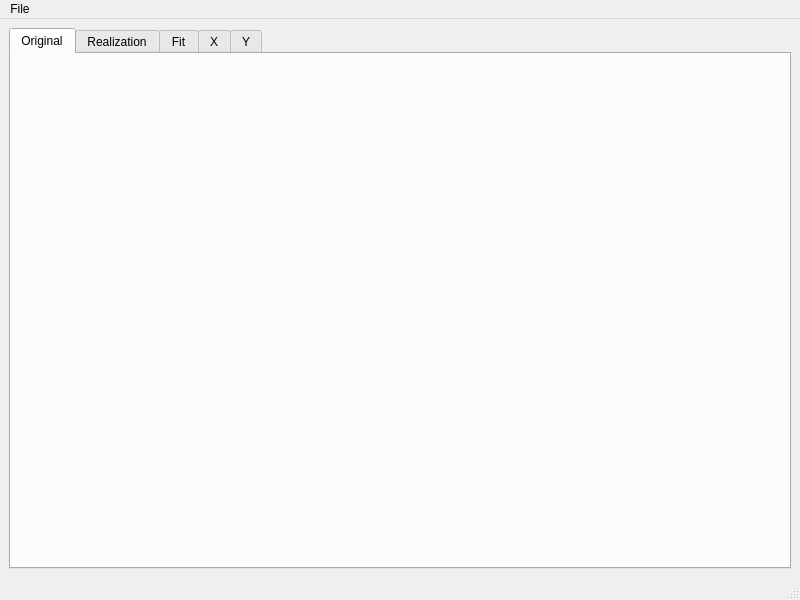
<?xml version="1.0" encoding="UTF-8"?>
<ui version="4.0">
 <class>OrthogonalSeriesWidget</class>
 <widget class="QMainWindow" name="OrthogonalSeriesWidget">
  <property name="geometry">
   <rect>
    <x>0</x>
    <y>0</y>
    <width>800</width>
    <height>600</height>
   </rect>
  </property>
  <property name="sizePolicy">
   <sizepolicy hsizetype="Fixed" vsizetype="Fixed">
    <horstretch>0</horstretch>
    <verstretch>0</verstretch>
   </sizepolicy>
  </property>
  <property name="windowTitle">
   <string>MainWindow</string>
  </property>
  <widget class="QWidget" name="centralwidget">
   <layout class="QHBoxLayout" name="horizontalLayout">
    <item>
     <widget class="QTabWidget" name="tabWidget">
      <property name="currentIndex">
       <number>0</number>
      </property>
      <widget class="QWidget" name="originalTab">
       <attribute name="title">
        <string>Original</string>
       </attribute>
       <layout class="QGridLayout" name="gridLayout">
        <item row="0" column="0">
         <widget class="F2DViewerWidget" name="fvOriginal" native="true"/>
        </item>
       </layout>
      </widget>
      <widget class="QWidget" name="realizationTab">
       <attribute name="title">
        <string>Realization</string>
       </attribute>
       <layout class="QGridLayout" name="gridLayout_2">
        <item row="0" column="0">
         <widget class="F2DViewerWidget" name="fvRealization" native="true"/>
        </item>
       </layout>
      </widget>
      <widget class="QWidget" name="fitTab">
       <attribute name="title">
        <string>Fit</string>
       </attribute>
       <layout class="QHBoxLayout" name="horizontalLayout_2">
        <item>
         <widget class="F2DViewerWidget" name="fvFit" native="true"/>
        </item>
       </layout>
      </widget>
      <widget class="QWidget" name="xTab">
       <attribute name="title">
        <string>X</string>
       </attribute>
       <layout class="QHBoxLayout" name="horizontalLayout_3">
        <item>
         <widget class="PlotView" name="xView" native="true"/>
        </item>
       </layout>
      </widget>
      <widget class="QWidget" name="yTab">
       <attribute name="title">
        <string>Y</string>
       </attribute>
       <layout class="QHBoxLayout" name="horizontalLayout_4">
        <item>
         <widget class="PlotView" name="yView" native="true"/>
        </item>
       </layout>
      </widget>
     </widget>
    </item>
   </layout>
  </widget>
  <widget class="QMenuBar" name="menubar">
   <property name="geometry">
    <rect>
     <x>0</x>
     <y>0</y>
     <width>800</width>
     <height>25</height>
    </rect>
   </property>
   <widget class="QMenu" name="menuFile">
    <property name="title">
     <string>File</string>
    </property>
    <addaction name="actionQuit"/>
   </widget>
   <addaction name="menuFile"/>
  </widget>
  <widget class="QStatusBar" name="statusbar"/>
  <action name="actionQuit">
   <property name="text">
    <string>Quit</string>
   </property>
  </action>
 </widget>
 <customwidgets>
  <customwidget>
   <class>F2DViewerWidget</class>
   <extends>QWidget</extends>
   <header>F2DViewerWidget.h</header>
   <container>1</container>
  </customwidget>
  <customwidget>
   <class>PlotView</class>
   <extends>QWidget</extends>
   <header>QatPlotWidgets/PlotView.h</header>
   <container>1</container>
  </customwidget>
 </customwidgets>
 <resources/>
 <connections/>
</ui>
